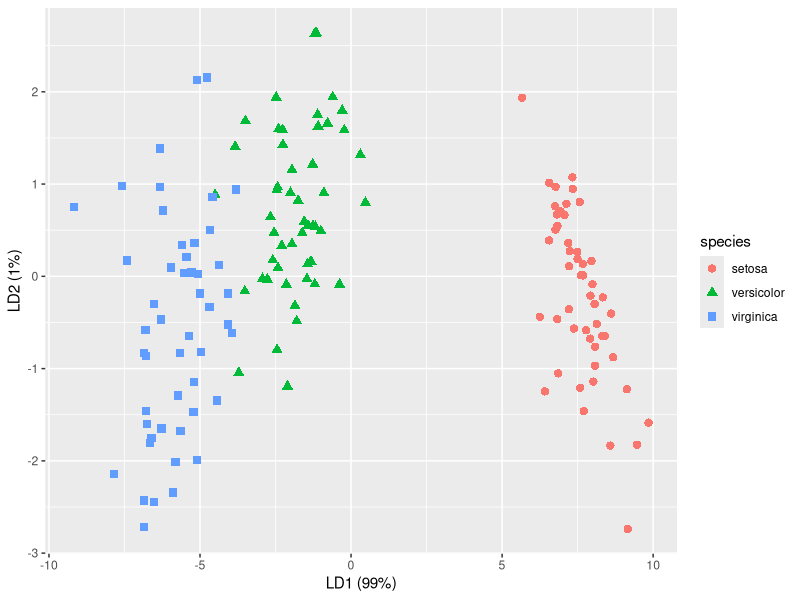
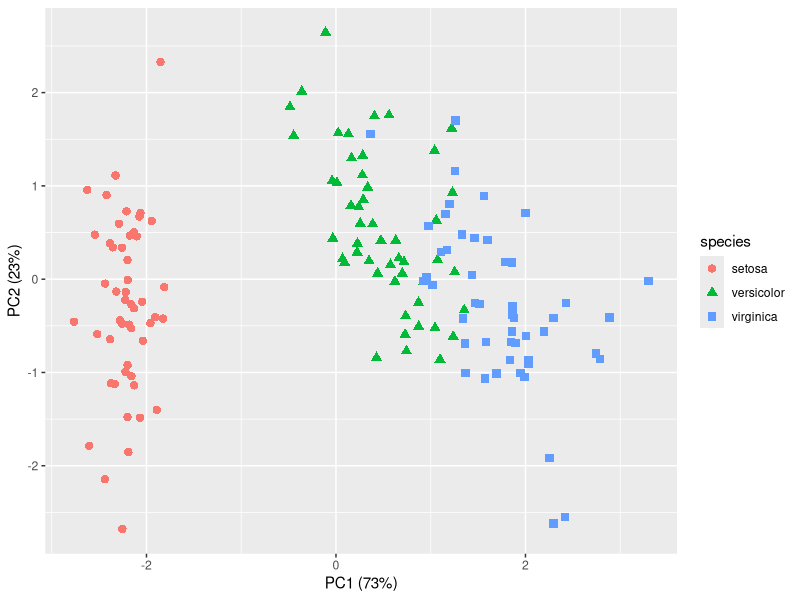
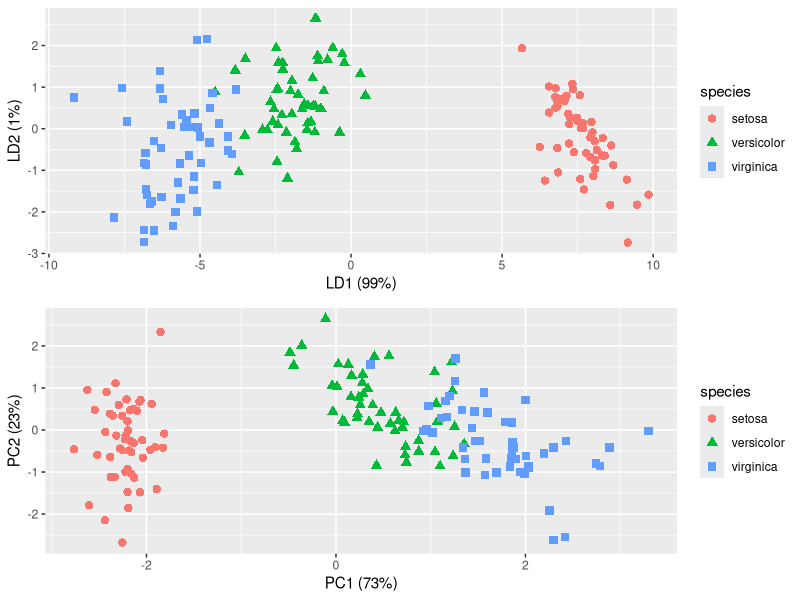

The R script that drew these images, in order:
#===========================================================================#
# fames-script3_lda_vs_pca_now_fames.R
#
# Use Martins code with NOW Fames dataset
#
# 1. Perform and annotate PCA
# 2. Perform and annotate LDA
# 3. Graphical comparisons of PCA and LDA
#
#===========================================================================#

require(MASS)
require(ggplot2)
require(scales)
require(gridExtra)

#-- 1. Perform and annotate PCA ---------------------------------------------

pca <- prcomp(iris[,-5], # drops Species, all numeric data frame
              center = TRUE,
              scale. = TRUE) 
## prcomp is base R. pca is a list with 5 objects

pca$sdev # num [1:4]
# [1] 1.7083611 0.9560494 0.3830886 0.1439265

pca$rotation #num, 1:4, 1:4]
#                     PC1         PC2        PC3        PC4
# Sepal.Length  0.5210659 -0.37741762  0.7195664  0.2612863
# Sepal.Width  -0.2693474 -0.92329566 -0.2443818 -0.1235096
# Petal.Length  0.5804131 -0.02449161 -0.1421264 -0.8014492
# Petal.Width   0.5648565 -0.06694199 -0.6342727  0.5235971

pca$center # Named num [1:4]
# Sepal.Length  Sepal.Width Petal.Length  Petal.Width 
#     5.843333     3.057333     3.758000     1.199333

pca$scale #  Named num [1:4]
# Sepal.Length  Sepal.Width Petal.Length  Petal.Width 
#    0.8280661    0.4358663    1.7652982    0.7622377 

head(pca$x,3) # num [1:150]
#            PC1        PC2         PC3          PC4
# [1,] -2.257141 -0.4784238  0.12727962  0.024087508
# [2,] -2.074013  0.6718827  0.23382552  0.102662845
# [3,] -2.356335  0.3407664 -0.04405390  0.028282305
# [4,] -2.291707  0.5953999 -0.09098530 -0.065735340
# [5,] -2.381863 -0.6446757 -0.01568565 -0.035802870
# [6,] -2.068701 -1.4842053 -0.02687825  0.006586116

## Proportion of between-class variance by components
prop.pca = pca$sdev^2/sum(pca$sdev^2)
prop.pca
# [1] 0.729624454 0.228507618 0.036689219 0.005178709

#-- 2. Perform and annotate LDA ---------------------------------------------

lda <- MASS::lda(Species ~ ., 
                 iris, 
                 prior = c(1,1,1)/3)
# lda is a list of 10 objects

prop.lda = lda$svd^2/sum(lda$svd^2)
prop.lda
# [1] 0.991212605 0.008787395

plda <- predict(object = lda,
                newdata = iris) # plda is a list of three objects

plda$class # factor w 3 levels, 150 obs

head(plda$posterior,2) # posterior prob. by classification
#   setosa   versicolor    virginica
# 1      1 3.896358e-22 2.611168e-42
# 2      1 7.217970e-18 5.042143e-37

head(plda$x) # score on two axes
#        LD1        LD2
# 1 8.061800  0.3004206
# 2 7.128688 -0.7866604

#-- 3. Graphical comparisons of PCA and LDA -----------------------------------

dataset = data.frame(species = iris[,"Species"], # take single col frm src dat
                     pca = pca$x, lda = plda$x)

p1 <- ggplot(dataset) + geom_point(aes(lda.LD1, lda.LD2, colour = species, shape = species), size = 2.5) + 
  labs(x = paste("LD1 (", percent(prop.lda[1]), ")", sep=""),
       y = paste("LD2 (", percent(prop.lda[2]), ")", sep=""))
p1

p2 <- ggplot(dataset) + geom_point(aes(pca.PC1, pca.PC2, colour = species, shape = species), size = 2.5) +
  labs(x = paste("PC1 (", percent(prop.pca[1]), ")", sep=""),
       y = paste("PC2 (", percent(prop.pca[2]), ")", sep=""))
p2

grid.arrange(p1, p2)